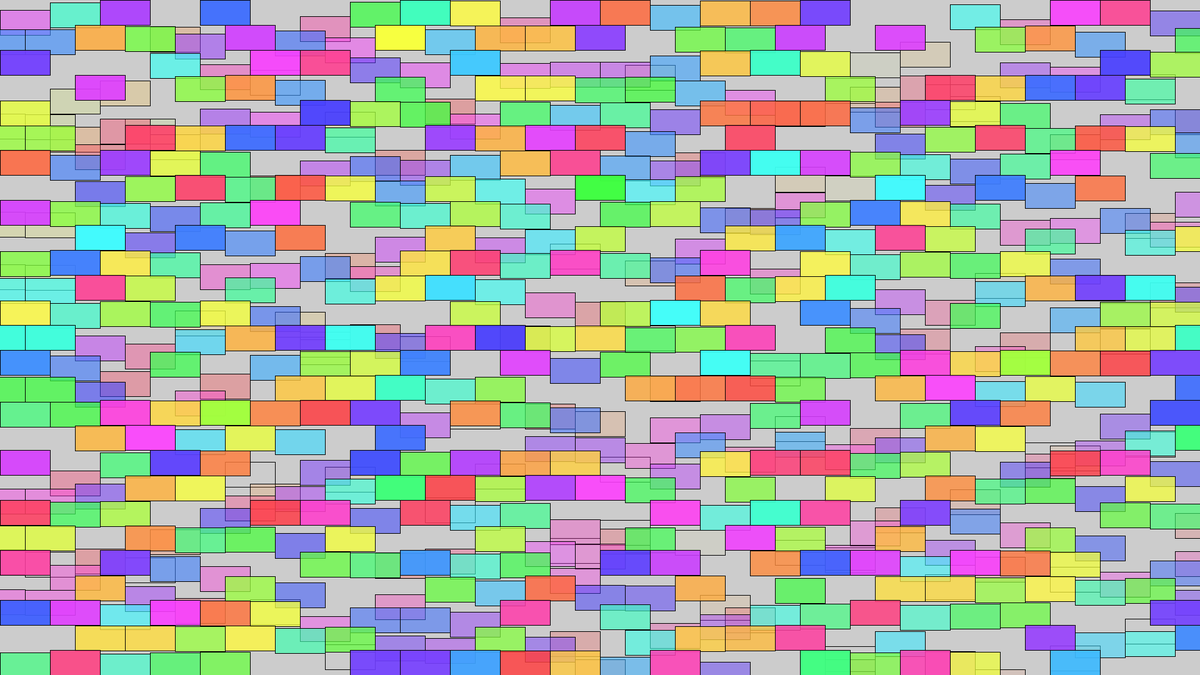
Frame 1 (no input)
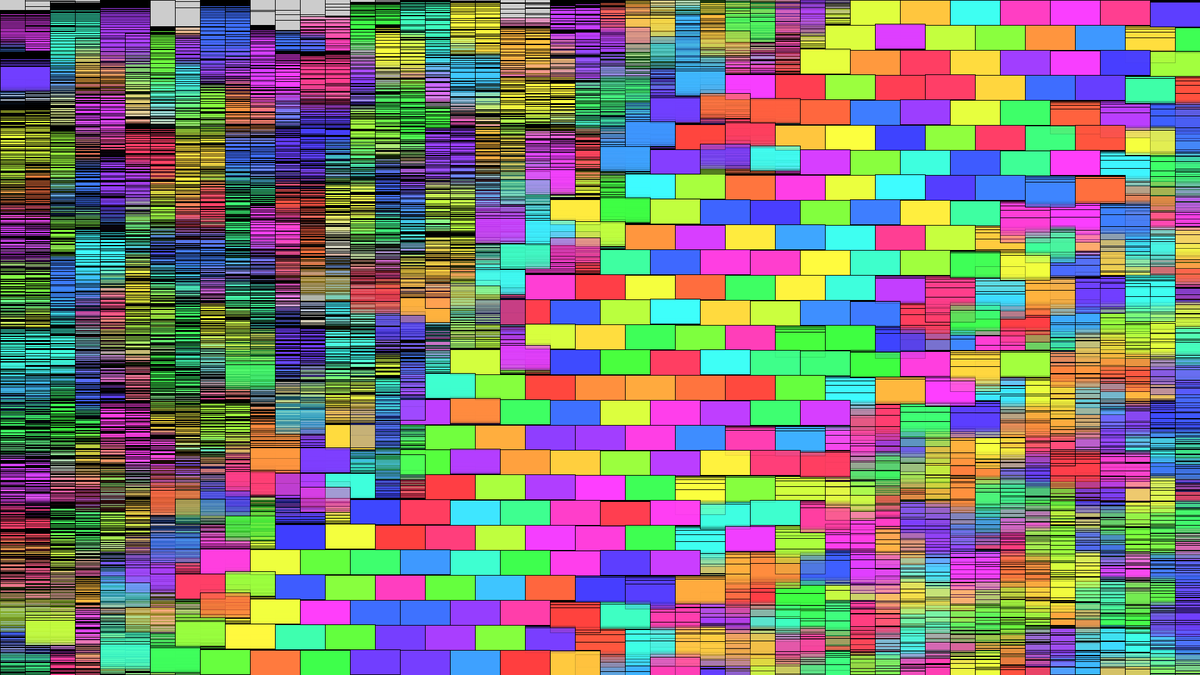
Frame 60 (the mouse pressed at the canvas centre just before this capture)
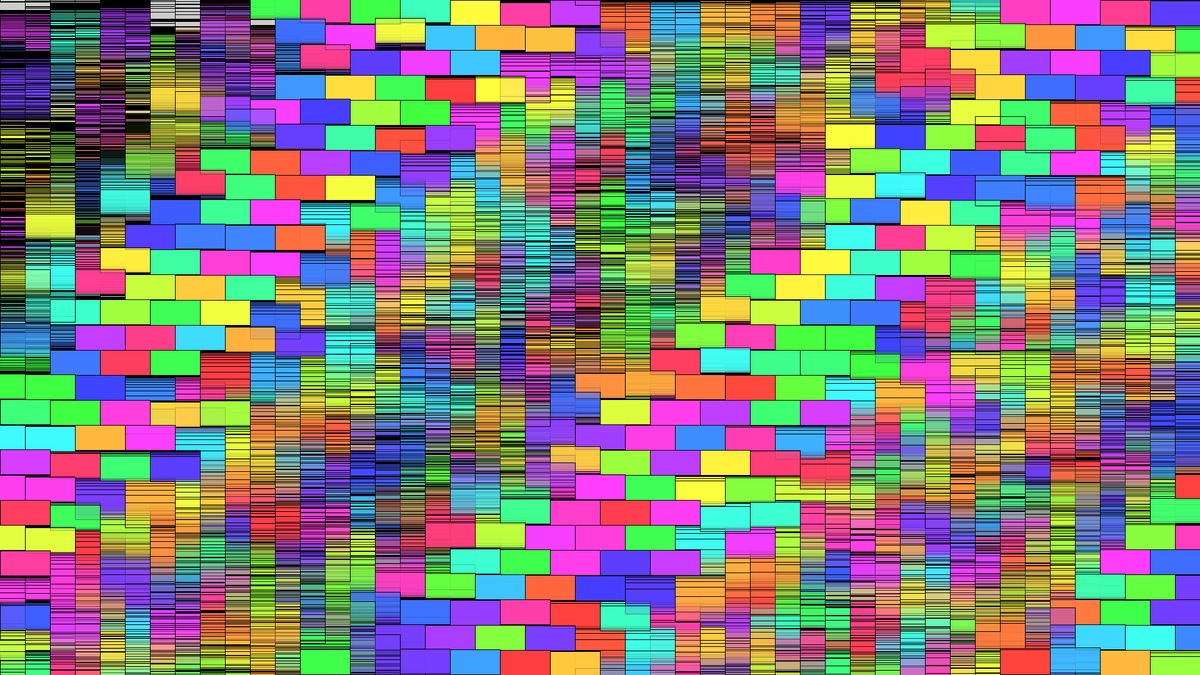
Frame 120 (the mouse held since frame 60 and released just before this capture)

The Processing sketch that drew these frames (run headless with seeded random() and noise(); from frame 60 on, the mouse is pressed at the canvas centre):

// Processing sketch: sketch_8202020_FallingRainbowBlocks
// ── sketch_8202020_FallingRainbowBlocks.pde
float t,N,x,y,T;
void setup(){size(1920,1080);colorMode(HSB);}
void draw(){
clear();
t+=.005;
for(y=0;y<1080;y+=40)
for(x=-y/40%2*40;x<1920;x+=80){
fill((N=noise(x,y))*765%255,192,255,(1-sq(T=tan((x+y)*t*.005+N+t)))*255);
rect(x,y+pow(T,5)*99,80,40);}}
